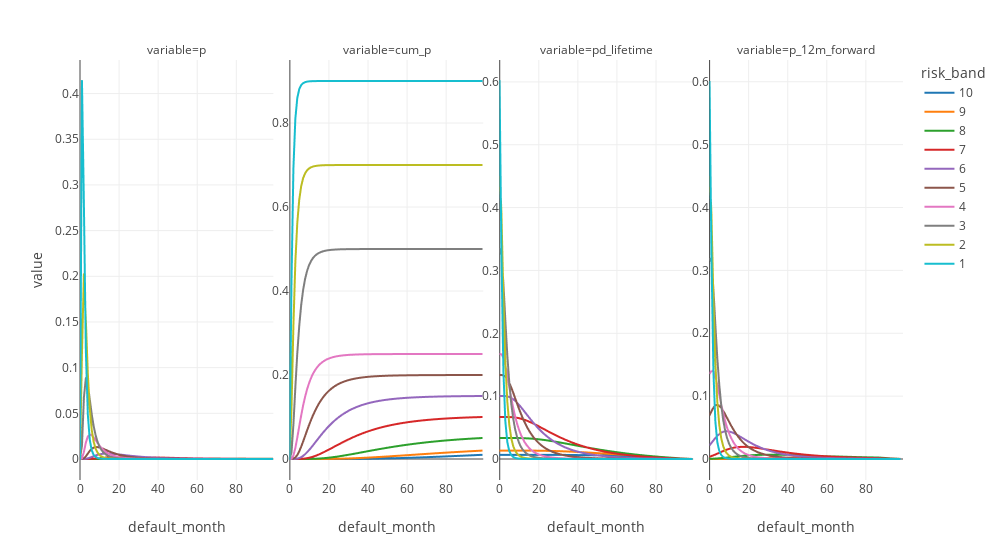

The notebook cell saved with this chart:
### Code cell
func_parameters =  dict(
    a = 1.5,
    b = 0.6,
    d = 0
)

risk_scores = {
    10 : 0.01,
     9 : 0.02,
     8 : 0.05,
     7 : 0.10,
     6 : 0.15,
     5 : 0.20,
     4 : 0.25,
     3 : 0.50,
     2 : 0.70,
     1 : 0.90
}

roll_rates = {
    30  :  0.75  , ## from 1-29    to 30-59
    60  :  0.90  , ## from 30-59   to 60-89
    90  :  0.99  , ## from 60-89   to 90-119
    120 :  0.99  , ## from 90-119  to 120-139
    150 :  0.999 , ## from 120-139 to 150-179
    180 :  0.999 , ## from 150-179 to 180-209
    210 :  0.999 , ## from 180-209 to 210-239
    240 :  0.999 , ## from 210-239 to 240-269
    270 :  0.999 , ## from 240-269 to 270-299
    300 :  0.999 , ## from 270-299 to 300-329
    330 :  0.999 , ## from 300-329 to 330-359
    360 :  0.9999, ## from 330-359 to 360-389
    390 :  1.0000, ## from 360-389 to 390-419
}

risk_scores_dist = {
    10 : 0.025,
     9 : 0.05,
     8 : 0.055,
     7 : 0.07,
     6 : 0.10,
     5 : 0.10,
     4 : 0.15,
     3 : 0.20,
     2 : 0.15,
     1 : 0.10
}

lifetime_target = 99

def generate_pd_curve(func, 
                      parameters: dict,
                      n_default_months: int,
                      cumulative_pd: float,
                      roll_rates: dict):
    df = pd.DataFrame(range(0, n_default_months+1), columns=["default_month"])
    # df['date'] = pd.date_range(start='2025-01-31', periods=n_default_months+1, freq='ME')
    df['default_month'] = df['default_month']
    df['p'] = func(df['default_month'], **parameters) 
    df['p'] = df['p'].fillna(0)
    df['p'] = (df['p'] / df['p'].sum()) * cumulative_pd
    df['cum_p'] = df['p'].cumsum() 
    multiplication_roll_rates = 1
    for days_late_i, roll_rate_i in roll_rates.items():
        if days_late_i <= 90:
            multiplication_roll_rates = multiplication_roll_rates * roll_rate_i
    df['pd_lifetime'] = (df['p'].sum() - df['cum_p']) * multiplication_roll_rates
    
    # Calculate forward-looking 12-month sum using rolling
    df['p_12m_forward'] = (df[::-1]['p'].rolling(window=12, min_periods=1, closed='left').sum().iloc[::-1]) * multiplication_roll_rates
    return df

def generate_pd_curve_by_risk_score(func,
                                    risk_scores: dict,
                                    parameters: dict,
                                    n_default_months: int,
                                    roll_rates: dict):
    result_dfs = list()
    for risk_band_i, lifetime_pd_i in risk_scores.items():
        parameters['a'] = risk_band_i / 2
        df_temp = generate_pd_curve(func, parameters, n_default_months, lifetime_pd_i, roll_rates)
        df_temp['risk_band'] = risk_band_i
        result_dfs.append(df_temp)
    result = pd.concat(result_dfs)
    return result



data = generate_pd_curve_by_risk_score(logNormFunc, risk_scores, func_parameters, lifetime_target, roll_rates)

data_chart = data.melt(id_vars=['default_month', 'risk_band'])

fig = px.line(
    data_chart,
    x='default_month',
    y='value',
    facet_col='variable',
    color='risk_band',
    template = 'none',
    width=1000
)
fig.update_yaxes(matches=None, showticklabels=True)
# Image(fig.to_image("png"))
fig
